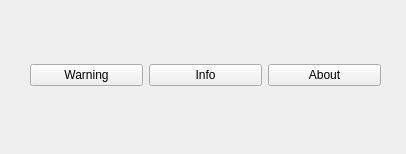
<?xml version="1.0" encoding="UTF-8"?>
<ui version="4.0">
 <class>MessageDialog</class>
 <widget class="QWidget" name="MessageDialog">
  <property name="geometry">
   <rect>
    <x>0</x>
    <y>0</y>
    <width>406</width>
    <height>154</height>
   </rect>
  </property>
  <property name="windowTitle">
   <string>Form</string>
  </property>
  <widget class="QWidget" name="">
   <property name="geometry">
    <rect>
     <x>30</x>
     <y>20</y>
     <width>351</width>
     <height>111</height>
    </rect>
   </property>
   <layout class="QHBoxLayout" name="horizontalLayout">
    <item>
     <widget class="QPushButton" name="pushWarning">
      <property name="text">
       <string>Warning</string>
      </property>
     </widget>
    </item>
    <item>
     <widget class="QPushButton" name="pushInfo">
      <property name="text">
       <string>Info</string>
      </property>
     </widget>
    </item>
    <item>
     <widget class="QPushButton" name="pushAbout">
      <property name="text">
       <string>About</string>
      </property>
     </widget>
    </item>
   </layout>
  </widget>
 </widget>
 <resources/>
 <connections/>
</ui>
